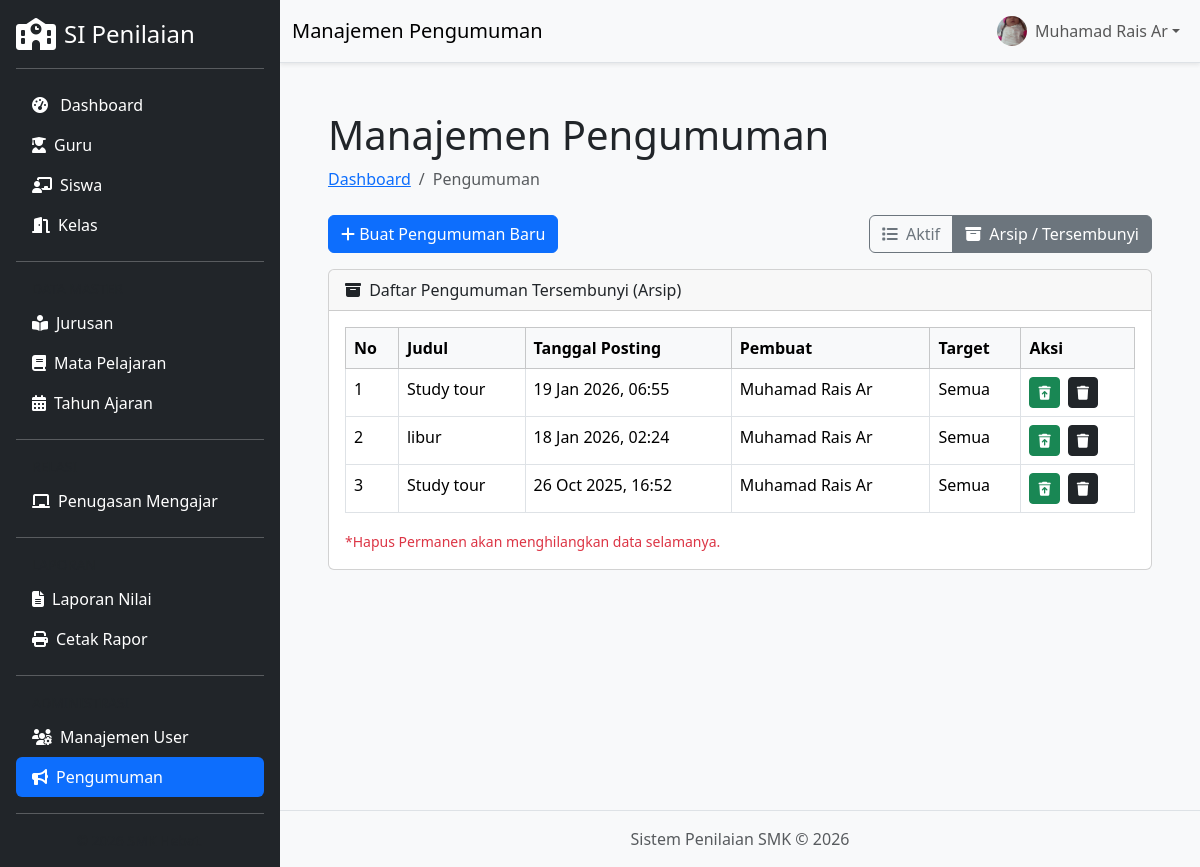
Page /modules/pengumuman/pengumuman.php?view=arsip (signed in) on the committed database.
### tables this page shows
CREATE TABLE `pengumuman` (
  `id_pengumuman` int NOT NULL AUTO_INCREMENT,
  `judul` varchar(255) NOT NULL,
  `isi` text NOT NULL,
  `tanggal_posting` datetime NOT NULL DEFAULT CURRENT_TIMESTAMP,
  `id_user_pembuat` int DEFAULT NULL,
  `target_role` enum('semua','guru','siswa') NOT NULL DEFAULT 'semua',
  `is_aktif` tinyint(1) NOT NULL DEFAULT '1',
  PRIMARY KEY (`id_pengumuman`),
  KEY `id_user_pembuat` (`id_user_pembuat`),
  CONSTRAINT `pengumuman_ibfk_1` FOREIGN KEY (`id_user_pembuat`) REFERENCES `users` (`id_user`) ON DELETE SET NULL ON UPDATE CASCADE
);

CREATE TABLE `users` (
  `id_user` int NOT NULL AUTO_INCREMENT,
  `username` varchar(50) NOT NULL,
  `email` varchar(150) DEFAULT NULL,
  `password` varchar(255) NOT NULL,
  `role` enum('admin','operator','guru','siswa') NOT NULL DEFAULT 'operator',
  `status` enum('aktif','nonaktif') NOT NULL DEFAULT 'aktif',
  `foto_profil` varchar(255) DEFAULT NULL,
  `id_guru` int DEFAULT NULL,
  `id_siswa` int DEFAULT NULL,
  `last_login` datetime DEFAULT NULL,
  `created_at` timestamp NULL DEFAULT CURRENT_TIMESTAMP,
  `updated_at` timestamp NULL DEFAULT CURRENT_TIMESTAMP ON UPDATE CURRENT_TIMESTAMP,
  PRIMARY KEY (`id_user`),
  UNIQUE KEY `username` (`username`),
  UNIQUE KEY `email` (`email`),
  KEY `idx_username` (`username`),
  KEY `idx_role` (`role`),
  KEY `fk_users_siswa` (`id_siswa`),
  CONSTRAINT `fk_users_siswa` FOREIGN KEY (`id_siswa`) REFERENCES `siswa` (`id_siswa`) ON DELETE SET NULL ON UPDATE CASCADE
);

### modules/pengumuman/pengumuman.php (the view, shortened to what this page needs)
<?php
require_once '../../includes/koneksi.php';
require_once '../../includes/header.php';
$view_file = isset($_GET['view']) && $_GET['view'] == 'arsip' ? 'arsip' : 'aktif';
$is_aktif_val = ($view_file == 'aktif') ? 1 : 0;
?>
<div class="container-fluid px-4">
    <h1 class="mt-4">Manajemen Pengumuman</h1>
    <ol class="breadcrumb mb-4">
        <li class="breadcrumb-item"><a href="/sistem-penilaian/dashboard.php">Dashboard</a></li>
        <li class="breadcrumb-item active">Pengumuman</li>
    </ol>
    <div class="row align-items-center mb-3">
        <div class="col-md-6">
            <a href="pengumuman_tambah.php" class="btn btn-primary">
                <i class="fas fa-plus"></i> Buat Pengumuman Baru
            </a>
        </div>
        <div class="col-md-6 text-end">
             <div class="btn-group" role="group">
                <a href="pengumuman.php" class="btn btn-<?php echo $view_file == 'aktif' ? 'secondary' : 'outline-secondary'; ?>">
                    <i class="fas fa-list me-1"></i> Aktif
                </a>
                <a href="pengumuman.php?view=arsip" class="btn btn-<?php echo $view_file == 'arsip' ? 'secondary' : 'outline-secondary'; ?>">
                    <i class="fas fa-archive me-1"></i> Arsip / Tersembunyi
                </a>
            </div>
        </div>
    </div>
    <div class="card mb-4">
        <div class="card-header">
            <i class="fas fa-<?php echo $view_file == 'aktif' ? 'bullhorn' : 'box-archive'; ?> me-1"></i>
            <?php echo $view_file == 'aktif' ? 'Daftar Pengumuman Aktif' : 'Daftar Pengumuman Tersembunyi (Arsip)'; ?>
        </div>
        <div class="card-body">
            <div class="table-responsive">
                <table class="table table-bordered table-hover">
                    <thead class="table-light">
                        <tr>
                            <th>No</th>
                            <th>Judul</th>
                            <th>Tanggal Posting</th>
                            <th>Pembuat</th>
                            <th>Target</th>
                            <th>Aksi</th>
                        </tr>
                    </thead>
                    <tbody>
                        <?php
                        $query_pengumuman = "SELECT p.id_pengumuman, p.judul, p.tanggal_posting, p.target_role, u.username AS nama_pembuat
                                             FROM pengumuman p
                                             LEFT JOIN users u ON p.id_user_pembuat = u.id_user
                                             WHERE p.is_aktif = ?
                                             ORDER BY p.tanggal_posting DESC";
                        $stmt = mysqli_prepare($koneksi, $query_pengumuman);
                        mysqli_stmt_bind_param($stmt, "i", $is_aktif_val);
                        mysqli_stmt_execute($stmt);
                        $result = mysqli_stmt_get_result($stmt);
                        if (mysqli_num_rows($result) > 0):
                            $nomor = 1;
                            while ($row = mysqli_fetch_assoc($result)):
                        ?>
                        <tr>
                            <td><?= $nomor++ ?></td>
                            <td><?= htmlspecialchars($row['judul']) ?></td>
                            <td><?= date('d M Y, H:i', strtotime($row['tanggal_posting'])) ?></td>
                            <td><?= htmlspecialchars($row['nama_pembuat'] ?? 'N/A') ?></td>
                            <td><?= ucfirst($row['target_role']) ?></td>
                            <td>
                                <?php if ($view_file == 'aktif'): ?>
                                    <a href='pengumuman_edit.php?id=<?= $row['id_pengumuman'] ?>' class='btn btn-warning btn-sm me-1' title='Edit'><i class='fas fa-edit'></i></a>
                                    <a href='pengumuman.php?aksi=hapus&id=<?= $row['id_pengumuman'] ?>' class='btn btn-danger btn-sm' title='Sembunyikan / Arsipkan' onclick='return confirm("Yakin ingin menyembunyikan pengumuman ini ke arsip?");'><i class='fas fa-archive'></i></a>
                                <?php else: ?>
                                    <a href='pengumuman.php?aksi=restore&id=<?= $row['id_pengumuman'] ?>' class='btn btn-success btn-sm me-1' title='Kembalikan ke Aktif' onclick='return confirm("Tampilkan kembali pengumuman ini?");'><i class='fas fa-trash-restore'></i></a>
                                    <a href='pengumuman.php?aksi=hapus_permanen&id=<?= $row['id_pengumuman'] ?>' class='btn btn-dark btn-sm' title='Hapus Permanen' onclick='return confirm("YAKIN HAPUS SELAMANYA?\nData tidak bisa dikembalikan!");'><i class='fas fa-trash'></i></a>
                                <?php endif; ?>
                            </td>
                        </tr>
                        <?php
                            endwhile;
                        else:
                        ?>
                        <tr>
                            <td colspan='6' class='text-center'>Data tidak ditemukan di folder <?php echo ucfirst($view_file); ?>.</td>
                        </tr>
                        <?php
                        endif;
                        ?>
                    </tbody>
                </table>
            </div>
            <?php if ($view_file == 'aktif'): ?>
                <small class="text-muted">*Gunakan tombol "Arsip" (merah) untuk menyembunyikan pengumuman sementara.</small>
            <?php else: ?>
                <small class="text-danger">*Hapus Permanen akan menghilangkan data selamanya.</small>
            <?php endif; ?>
        </div>
    </div>
</div>
<?php
require_once '../../includes/footer.php';
?>

### includes/header.php (style rules this page uses)
body { display: flex; min-height: 100vh; flex-direction: column; }

### rows in the picture
pengumuman: judul "Study tour", tanggal_posting "19 Jan 2026, 06:55", id_user_pembuat.username "Muhamad Rais Ar", target_role "Semua"
pengumuman: judul "libur", tanggal_posting "18 Jan 2026, 02:24", id_user_pembuat.username "Muhamad Rais Ar", target_role "Semua"
pengumuman: judul "Study tour", tanggal_posting "26 Oct 2025, 16:52", id_user_pembuat.username "Muhamad Rais Ar", target_role "Semua"

### other values in the picture
$judul_halaman "Manajemen Pengumuman"
$_SESSION['username'] "Muhamad Rais Ar"
